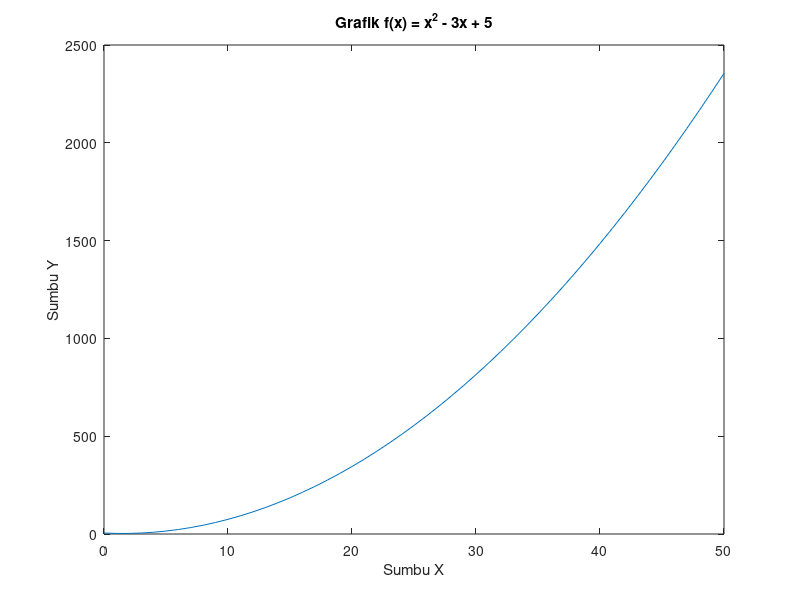

Source code (MATLAB):
x = 0:1:50;
y = x.^2 - 3*x + 5;
x, y
plot(x, y)
xlabel('Sumbu X')
ylabel('Sumbu Y')
title('Grafik f(x) = x^2 - 3x + 5')
